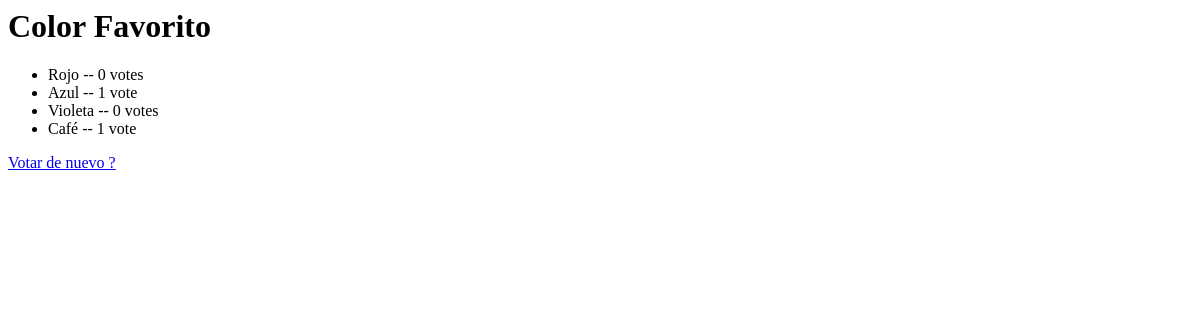
Before: /polls/5/results/ with the older database file.
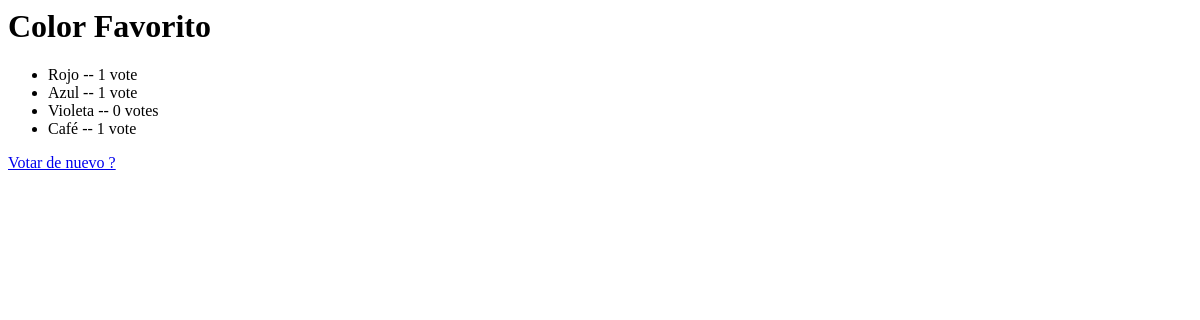
After: the same page with the newer database file.
### polls/models.py (models this page shows, shortened)
class Choice(models.Model):
    question = models.ForeignKey(Question, on_delete=models.CASCADE)
    choice_text = models.CharField(max_length=200)
    votes = models.IntegerField(default=0)

### polls/views.py (the view)
# urls.py: path("<int:pk>/results/", views.ResultsView.as_view(), name="results"),
class ResultsView(generic.DetailView):
    model = Question
    template_name = "polls/results.html"

### polls/templates/polls/results.html
<h1>{{ question.question_text }}</h1>
<ul>
	{% for choice in question.choice_set.all %}
	<li>{{ choice.choice_text }} -- {{ choice.votes }} vote{{ choice.votes|pluralize }}</li>
	{% endfor %}
</ul>
<a href="{% url 'polls:detail' question.id %}">Votar de nuevo ?</a>

Changed rows visible on the page:
changed Choice "Rojo": votes "0" → "1"
